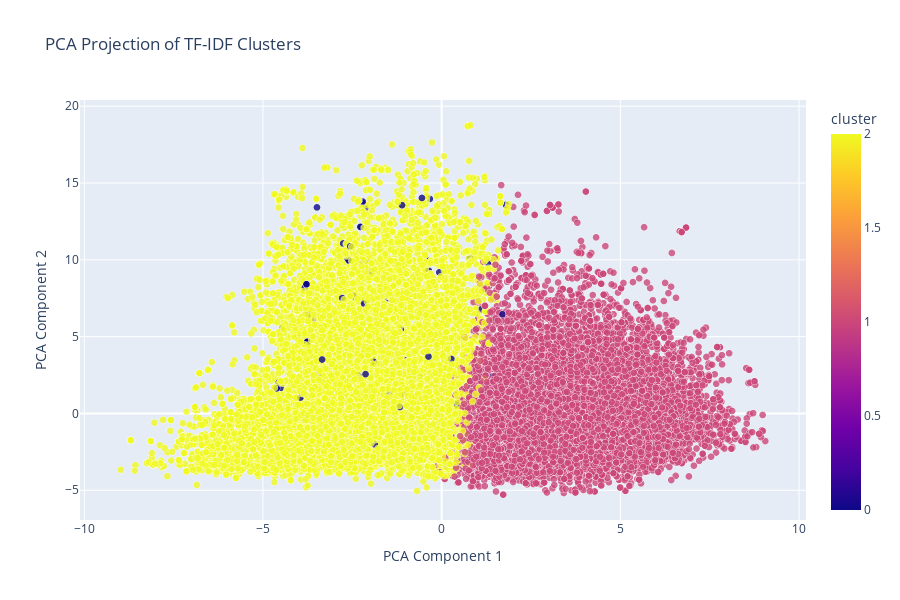

Here is the notebook cell this chart was saved with:
### Code cell
import plotly.express as px
import pandas as pd

# Create a DataFrame for plotting
pca_df = pd.DataFrame(X_pca, columns=['PCA1', 'PCA2'])
pca_df['cluster'] = df['cluster']

# Plot using Plotly
fig = px.scatter(
    pca_df,
    x='PCA1',
    y='PCA2',
    color='cluster',
    title='PCA Projection of TF-IDF Clusters',
    labels={'PCA1': 'PCA Component 1', 'PCA2': 'PCA Component 2'},
    opacity=0.8,
    width=900,
    height=600
)

fig.update_traces(marker=dict(size=7, line=dict(width=0.5, color='white')))
fig.update_layout(legend_title='Cluster')
fig.show()

### Figure 1 — Plotly figure (JSON) as saved in the notebook; plotly's stock layout.template omitted (floating-point values rounded to 4 significant figures; data arrays with more than 128 entries replaced by an {"elided": "..."} marker saying what was removed)
{"data": [{"hovertemplate": "PCA Component 1=%{x}<br>PCA Component 2=%{y}<br>cluster=%{marker.color}<extra></extra>", "legendgroup": "", "marker": {"color": {"elided": "72498 int values"}, "coloraxis": "coloraxis", "line": {"color": "white", "width": 0.5}, "opacity": 0.8, "size": 7, "symbol": "circle"}, "mode": "markers", "name": "", "showlegend": false, "type": "scattergl", "x": {"elided": "72498 float values"}, "xaxis": "x", "y": {"elided": "72498 float values"}, "yaxis": "y"}], "layout": {"coloraxis": {"colorbar": {"title": {"text": "cluster"}}, "colorscale": [[0, "#0d0887"], [0.1111, "#46039f"], [0.2222, "#7201a8"], [0.3333, "#9c179e"], [0.4444, "#bd3786"], [0.5556, "#d8576b"], [0.6667, "#ed7953"], [0.7778, "#fb9f3a"], [0.8889, "#fdca26"], [1, "#f0f921"]]}, "height": 600, "legend": {"title": {"text": "Cluster"}, "tracegroupgap": 0}, "title": {"text": "PCA Projection of TF-IDF Clusters"}, "width": 900, "xaxis": {"anchor": "y", "domain": [0, 1], "title": {"text": "PCA Component 1"}}, "yaxis": {"anchor": "x", "domain": [0, 1], "title": {"text": "PCA Component 2"}}}}
